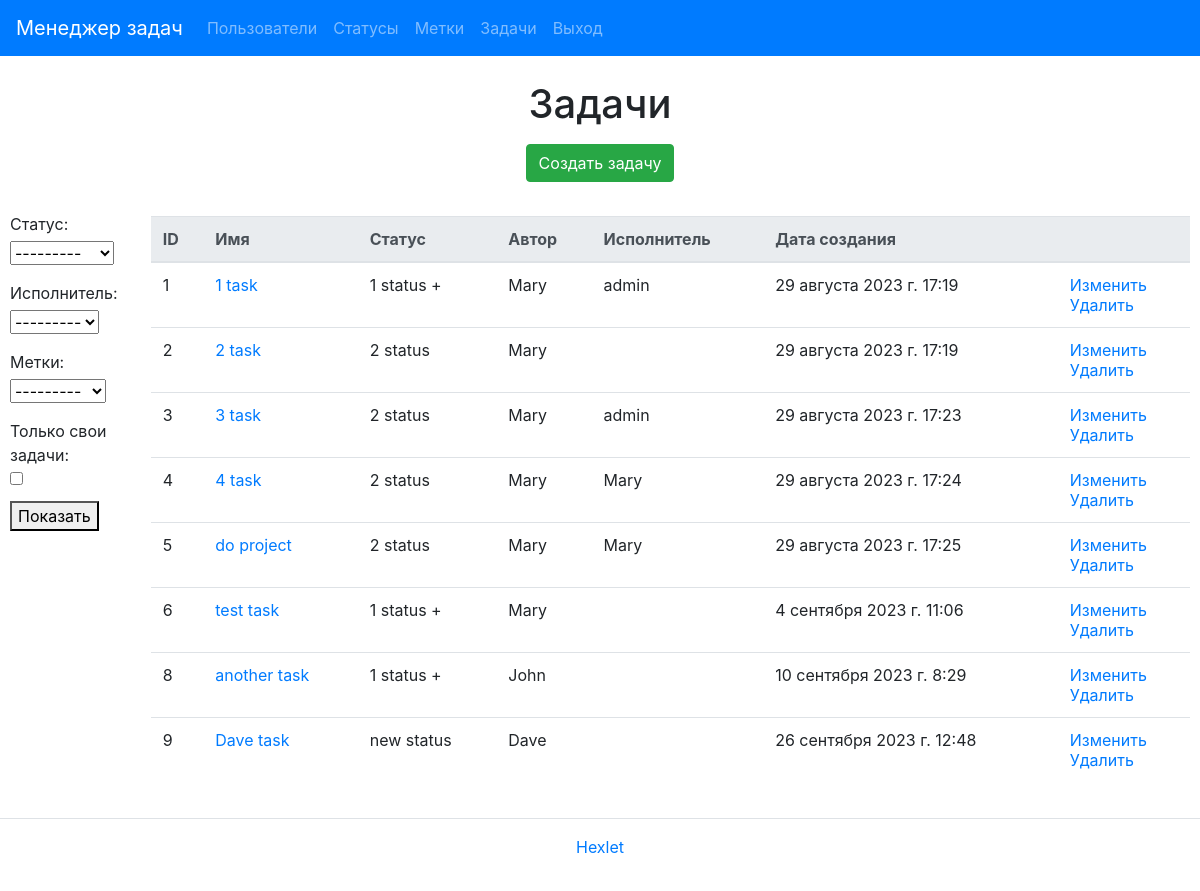
Page /tasks/ (signed in) on the earlier database version.
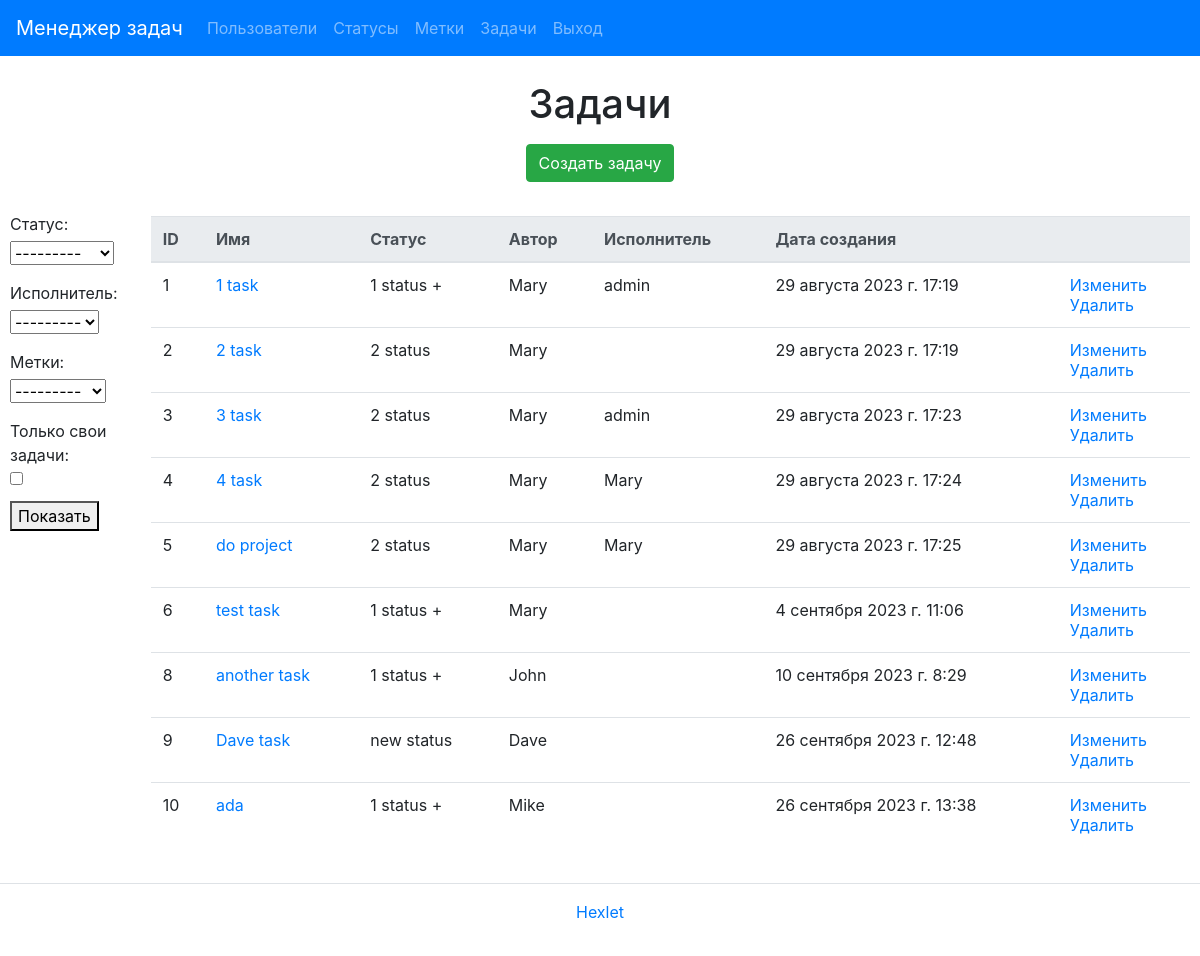
Same page on the later database version.
### task_manager/tasks/models.py (models this page shows, shortened)
class Task(models.Model):
    name = models.CharField(_('Name'), max_length=30)
    description = models.TextField(_('description'), blank=True)
    status = models.ForeignKey(Status, on_delete=models.PROTECT, verbose_name=_('status'))
    creator = models.ForeignKey(
        User,
        on_delete=models.PROTECT,
        related_name='+',
        blank=True,
        verbose_name=_('creator')
    )
    executor = models.ForeignKey(
        User,
        on_delete=models.PROTECT,
        blank=True,
        null=True,
        verbose_name=_('executor'))
    labels = models.ManyToManyField(Label, blank=True, verbose_name=_('labels'))
    created_at = models.DateTimeField(_("created_at"), default=timezone.now)

### task_manager/statuses/models.py (models this page shows)
class Status(models.Model):
    name = models.CharField(max_length=30)
    created_at = models.DateTimeField(auto_now_add=True)
    def __str__(self):
        return self.name

### task_manager/tasks/views.py (the view)
# urls.py: path('', TaskList.as_view(), name='task_index'),
class TaskList(UserLoginMixin, FilterView):
    model = Task
    template_name = 'tasks/index.html'
    context_object_name = 'tasks'
    filterset_class = TaskFilter

### task_manager/labels/models.py (called while the page is built)
    def __str__(self):
        return self.name

### task_manager/templates/tasks/index.html (shortened to what this page needs)
{% extends "base.html" %}
{% load i18n %}
{% block content %}
<h1 class="my-2 text-center">{% trans "Tasks" %}</h1>
<div class="d-flex justify-content-center mt-3 mb-0">
  <a class="btn btn-success btn-md" href="{% url 'task_create' %}">{% trans "Create task" %}</a>
</div>
<div class="container">
  <div class="flex-container">
    <div class="filter-form">
      <form method="get">
        {{ filter.form.as_p }}
        <button type="submit">{% trans 'Show' %}</button>
      </form>
    </div>
    <table class="table table-lg-responsive table-hover mt-4">
      <thead class="thead-light">
        <tr>
          <th>{% trans "ID" %}</th>
          <th>{% trans "Name" %}</th>
          <th>{% trans "Status" %}</th>
          <th>{% trans "Author" %}</th>
          <th>{% trans "Executor" %}</th>
          <th>{% trans "Creation date" %}</th>
          <th></th>
        </tr>
      </thead>
      <tbody>
        {% if tasks %}
          {% for task in tasks %}
          <tr>
            <td>{{ task.id }}</td>
            <td><a href="{% url 'task_single' task.id %}">{{ task.name }}</a></td>
            <td>{{ task.status }}</td>
            <td>{{ task.creator }}</td>
            {% if task.executor %}
            <td>{{ task.executor }}</td>
            {% else %}
            <td></td>
            {% endif %}
            <td>{{ task.created_at }}</td>
            <td>
              <a href="{% url 'task_update' task.id %}">{% trans "Modify" %}</a>
              <br>
              <a href="{% url 'task_delete' task.id %}">{% trans "Delete" %}</a>
            </td>
          </tr>
          {% endfor %}
        {% endif %}
      </tbody>
    </table>
  </div>
</div>
{% endblock %}

### task_manager/templates/base.html (shortened to what this page needs)
{% load i18n %}
{% get_current_language as LANGUAGE_CODE %}
{% load bootstrap4 %}
{% bootstrap_css %}
<!DOCTYPE html>
<html lang="{{ LANGUAGE_CODE }}">
  <head>
  </head>
  <body class="d-flex flex-column min-vh-100">
    <nav class="navbar navbar-expand-lg navbar-dark bg-primary text-white mb-3">
      <a class="navbar-brand" href="/">{% trans "Task Manager" %}</a>
      <div class="collapse navbar-collapse" id="navbarToggleExternalContent">
        <ul class="navbar-nav mr-auto">
          <li class="nav-item">
            <a class="nav-link" href="{% url 'users_index' %}">{% trans "Users" %}</a>
          </li>
        {% if user.is_authenticated %}
        <li class="nav-item">
          <a class="nav-link" href="{% url 'status_index' %}">{% trans "Statuses" %}</a>
        </li>
        <li class="nav-item">
          <a class="nav-link" href="{% url 'label_index' %}">{% trans "Tags" %}</a>
        </li>
        <li class="nav-item">
          <a class="nav-link" href="{% url 'task_index' %}">{% trans "Tasks" %}</a>
        </li>
        <li class="nav-item">
          <a class="nav-link" href="{% url 'logout' %}">{% trans "Logout" %}</a>
        </li>
        </ul>
        {% endif %}
      </div>
    </nav>
        <div id="content">
            {% block content %}{% endblock %}
        </div>
    <footer class="footer py-3 d-flex justify-content-center border-top my-3 mt-auto">
          <a class="" target="_blank" href="https://ru.hexlet.io">Hexlet</a>
      </footer>
  </body>
</html>

### task_manager/templates/tasks/index.html (style rules this page uses)
.flex-container { display: flex; }
.container { max-width: 100%; padding: 10px 10px 20px 10px; }
.filter-form { margin-top: 20px; }
.filter-form label { display: block; margin-bottom: 5px; }

Differences in the rows shown:
added Task: id "10", name "ada", status "1 status +", creator "Mike", created_at "26 сентября 2023 г. 13:38"
